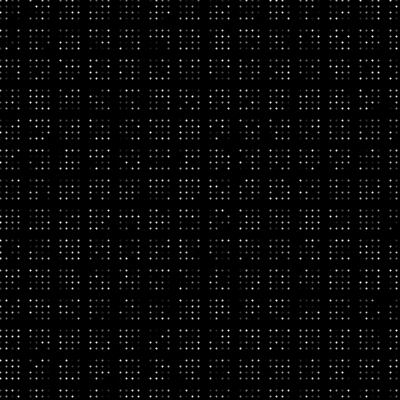
Frame 1 (no input)
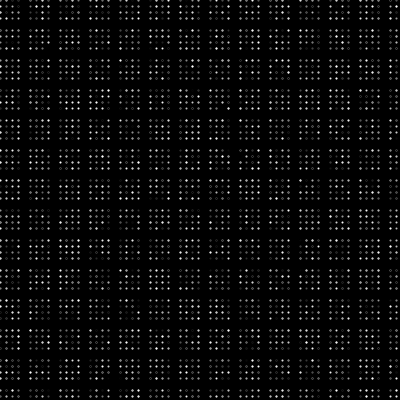
Frame 2 (the mouse pressed at the canvas centre, redrawn once)

The Processing sketch that drew these frames (run headless with seeded random() and noise(); the mouse was pressed at the canvas centre and the sketch redrawn once):

// Processing sketch: processing_39122
// ── processing_39122.pde

//Danielle Scesney
//5.1

void setup(){
  size (400,400);
  background(0);
  smooth();
}

void draw(){
  for (int x=0; x<width; x+=30){
    for (int y=0; y<width; y+=30){
      dots (x,y); //sets up the grid for the dots.
    }
  }
  
}

void dots (float x, float y) {
  pushMatrix();
  translate (x,y);
  
  //creates a grid of points.
  for(int a=0; a<20; a+=20/3){
    for(int b=0; b<20; b+=20/3){
      
    stroke(random(255));
    strokeWeight(2);
    point(a,b);
    }
  }
noLoop();
  popMatrix();
}
  
  
